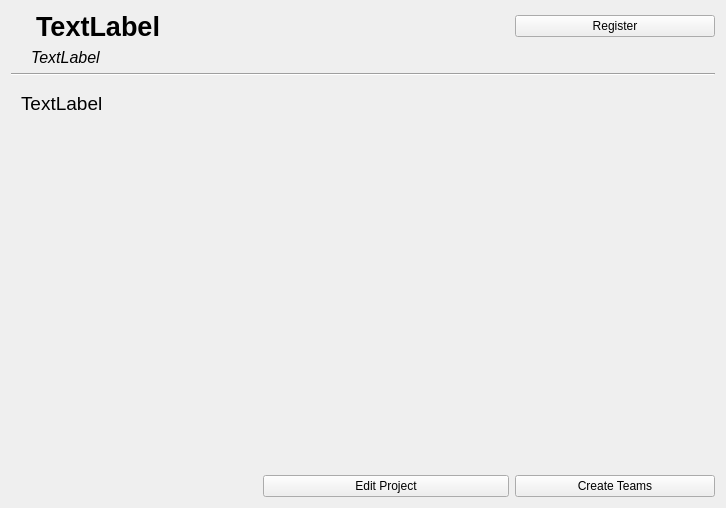
<?xml version="1.0" encoding="UTF-8"?>
<ui version="4.0">
 <class>ProjectDetailsView</class>
 <widget class="QWidget" name="ProjectDetailsView">
  <property name="geometry">
   <rect>
    <x>0</x>
    <y>0</y>
    <width>726</width>
    <height>508</height>
   </rect>
  </property>
  <property name="windowTitle">
   <string>Form</string>
  </property>
  <layout class="QGridLayout" name="gridLayout">
   <item row="0" column="0" colspan="2">
    <widget class="QLabel" name="txtProjTitle">
     <property name="font">
      <font>
       <pointsize>20</pointsize>
       <weight>75</weight>
       <bold>true</bold>
      </font>
     </property>
     <property name="text">
      <string>TextLabel</string>
     </property>
     <property name="alignment">
      <set>Qt::AlignLeading|Qt::AlignLeft|Qt::AlignVCenter</set>
     </property>
     <property name="wordWrap">
      <bool>true</bool>
     </property>
     <property name="margin">
      <number>10</number>
     </property>
     <property name="indent">
      <number>25</number>
     </property>
    </widget>
   </item>
   <item row="4" column="2">
    <widget class="QPushButton" name="btnStartAlgo">
     <property name="text">
      <string>Create Teams</string>
     </property>
    </widget>
   </item>
   <item row="1" column="0" colspan="3">
    <widget class="QLabel" name="lblRegisteredStudents">
     <property name="font">
      <font>
       <pointsize>12</pointsize>
       <italic>true</italic>
      </font>
     </property>
     <property name="text">
      <string>TextLabel</string>
     </property>
     <property name="margin">
      <number>15</number>
     </property>
     <property name="indent">
      <number>20</number>
     </property>
    </widget>
   </item>
   <item row="0" column="2">
    <widget class="QPushButton" name="btnRegistration">
     <property name="maximumSize">
      <size>
       <width>200</width>
       <height>16777215</height>
      </size>
     </property>
     <property name="baseSize">
      <size>
       <width>0</width>
       <height>0</height>
      </size>
     </property>
     <property name="font">
      <font>
       <pointsize>9</pointsize>
      </font>
     </property>
     <property name="text">
      <string>Register</string>
     </property>
     <property name="checkable">
      <bool>false</bool>
     </property>
     <property name="checked">
      <bool>false</bool>
     </property>
     <property name="autoDefault">
      <bool>false</bool>
     </property>
     <property name="default">
      <bool>false</bool>
     </property>
     <property name="flat">
      <bool>false</bool>
     </property>
    </widget>
   </item>
   <item row="3" column="0" colspan="3">
    <widget class="QLabel" name="txtProjDescription">
     <property name="enabled">
      <bool>true</bool>
     </property>
     <property name="sizePolicy">
      <sizepolicy hsizetype="Expanding" vsizetype="Preferred">
       <horstretch>2</horstretch>
       <verstretch>1</verstretch>
      </sizepolicy>
     </property>
     <property name="sizeIncrement">
      <size>
       <width>2</width>
       <height>0</height>
      </size>
     </property>
     <property name="font">
      <font>
       <pointsize>14</pointsize>
      </font>
     </property>
     <property name="text">
      <string>TextLabel</string>
     </property>
     <property name="alignment">
      <set>Qt::AlignLeading|Qt::AlignLeft|Qt::AlignTop</set>
     </property>
     <property name="wordWrap">
      <bool>true</bool>
     </property>
     <property name="margin">
      <number>30</number>
     </property>
     <property name="indent">
      <number>10</number>
     </property>
    </widget>
   </item>
   <item row="2" column="0" colspan="3">
    <widget class="Line" name="textSeperator">
     <property name="sizePolicy">
      <sizepolicy hsizetype="Expanding" vsizetype="Fixed">
       <horstretch>0</horstretch>
       <verstretch>0</verstretch>
      </sizepolicy>
     </property>
     <property name="maximumSize">
      <size>
       <width>16777215</width>
       <height>16777215</height>
      </size>
     </property>
     <property name="frameShadow">
      <enum>QFrame::Sunken</enum>
     </property>
     <property name="orientation">
      <enum>Qt::Horizontal</enum>
     </property>
    </widget>
   </item>
   <item row="4" column="1">
    <widget class="QPushButton" name="btnEditProject">
     <property name="text">
      <string>Edit Project</string>
     </property>
    </widget>
   </item>
  </layout>
 </widget>
 <resources/>
 <connections/>
</ui>
